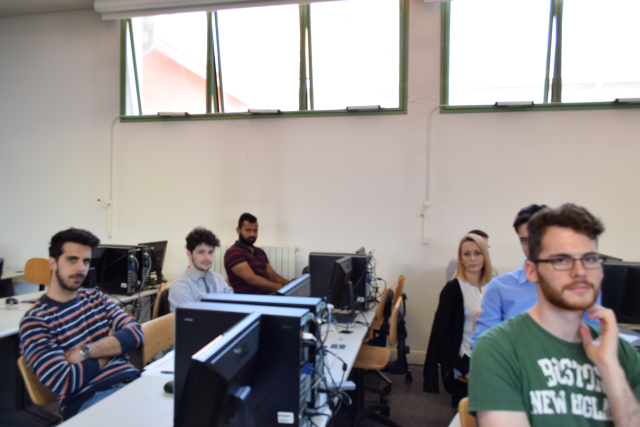
//> input picture lab/i01.bmp, 640 x 427 px; its folder holds only this picture in this run
$ ./Lab_finalProject_v2   (built with g++ and OpenCV 4)
//> lines starting //> are read from the running program, lines starting //| are printed output that depends on the picture
### blend_tool.h
#ifndef BLEND_TOOL
#define BLEND_TOOL

#include <memory>
#include <iostream>


#include "opencv2/opencv.hpp"


using namespace cv;

class BlendTool
{

public:
    // [39 lines left out: functions blend, blendColor, not called in this run]

};

#endif // BLEND_TOOL

### mask_tool.h
#ifndef MASK_TOOL
#define MASK_TOOL

#include <memory>
#include <iostream>

#include "opencv2/opencv.hpp"


using namespace cv;

class MaskTool
{

public:
    // [37 lines left out: functions createMaskL, createMaskR, hGradientMask, not called in this run]

};

#endif // MASK_TOOL

### panoramic_utils.h
#ifndef LAB4__PANORAMIC__UTILS__H
#define LAB4__PANORAMIC__UTILS__H

#include <memory>
#include <iostream>

//#include <opencv2/opencv.hpp>

#include <opencv2/core.hpp>
#include <opencv2/highgui.hpp>
//#include <opencv2/xfeatures2d.hpp>
#include <opencv2/imgproc.hpp>
#include <opencv2/calib3d.hpp>
//#include <opencv2/stitching.hpp>

class PanoramicUtils
{
public:
  static
  cv::Mat cylindricalProj(
      const cv::Mat& image,
      const double angle)
  {
    cv::Mat tmp,result;
    cv::cvtColor(image, tmp, cv::COLOR_BGR2GRAY);
    result = tmp.clone();


    double alpha(angle / 180 * CV_PI);
    double d((image.cols / 2.0) / tan(alpha));
    double r(d/cos(alpha));
    double d_by_r(d / r);
    int half_height_image(image.rows / 2);
    int half_width_image(image.cols / 2);

    for (int x = - half_width_image + 1,
         x_end = half_width_image; x < x_end; ++x)
    {
      for(int y = - half_height_image + 1,
          y_end = half_height_image; y < y_end; ++y)
      {
        double x1(d * tan(x / r));
        double y1(y * d_by_r / cos(x / r));

        if (x1 < half_width_image &&
            x1 > - half_width_image + 1 &&
            y1 < half_height_image &&
            y1 > -half_height_image + 1)
        {
          result.at<uchar>(y + half_height_image, x + half_width_image)
              = tmp.at<uchar>(round(y1 + half_height_image),
                              round(x1 + half_width_image));
        }
      }
    }

    return result;
  }

  static
      cv::Mat colorCylindricalProj(
          const cv::Mat& image,
          const double angle)
  {
      cv::Mat tmp[3];
      cv::Mat resultBGR[3];

      //cv::cvtColor(image, tmp, cv::COLOR_BGR2GRAY);
      //result = tmp.clone();

      split(image, tmp);
      resultBGR[0] = tmp[0].clone();
      resultBGR[1] = tmp[1].clone();
      resultBGR[2] = tmp[2].clone();


      // BLUE

      double alpha(angle / 180 * CV_PI);
      double d((image.cols / 2.0) / tan(alpha));
      double r(d / cos(alpha));
      double d_by_r(d / r);
      int half_height_image(image.rows / 2);
      int half_width_image(image.cols / 2);

      for (int x = -half_width_image + 1,
          x_end = half_width_image; x < x_end; ++x)
      {
          for (int y = -half_height_image + 1,
              y_end = half_height_image; y < y_end; ++y)
          {
              double x1(d * tan(x / r));
              double y1(y * d_by_r / cos(x / r));

              if (x1 < half_width_image &&
                  x1 > -half_width_image + 1 &&
                  y1 < half_height_image &&
                  y1 > -half_height_image + 1)
              {
                  resultBGR[0].at<uchar>(y + half_height_image, x + half_width_image)
                      = tmp[0].at<uchar>(round(y1 + half_height_image),
                          round(x1 + half_width_image));

                  resultBGR[1].at<uchar>(y + half_height_image, x + half_width_image)
                      = tmp[1].at<uchar>(round(y1 + half_height_image),
                          round(x1 + half_width_image));

                  resultBGR[2].at<uchar>(y + half_height_image, x + half_width_image)
                      = tmp[2].at<uchar>(round(y1 + half_height_image),
                          round(x1 + half_width_image));


              }
          }
      }
      //cv::Mat result;

      std::vector<cv::Mat> array_to_merge;

      array_to_merge.push_back(resultBGR[0]);
      array_to_merge.push_back(resultBGR[1]);
      array_to_merge.push_back(resultBGR[2]);

      cv::Mat result;

      cv::merge(array_to_merge, result);

      return result;
  }

};

#endif // LAB4__PANORAMIC__UTILS__H

### Lab_finalProject_v2.cpp
// Lab_FinalProject.cpp : This file contains the 'main' function. Program execution begins and ends there.
//

#include <iostream>
#include <string>
#include "opencv2/opencv.hpp"
#include "panoramic_utils.h"
#include "mask_tool.h"
#include "blend_tool.h"

using namespace cv;

double MASK_PERC = 0.6;
double SAMPLE_SELECT = 0.4;
int PATCH_SIZE = 31;

bool TRIM_EDGES = true;


// [53 lines left out: functions showImgTest, customRANSAC, not called in this run]

void trimBlack(Mat& input) {

    int startY = 0;
    int endY = input.rows - 1;

    bool exit = false;
    int y = cvRound(((float)input.rows) / 2.0f);
    while (!exit) {
        int pixelCount = 0;

        for (int x = 0; x < input.cols; x++) {
            Vec3b pixelVal = input.at<cv::Vec3b>(y, x);
            if (pixelVal == Vec3b(0, 0, 0)) { // check for black pixels
                pixelCount++;
            }
        }

        if (pixelCount > 5 || y < 0) {
            startY = y;
            exit = true;
        }

        y--;

    }

    exit = false;
    y = cvRound(((float)input.rows) / 2.0f); // starts from the middle of the image, good choice in normal conditions
    while (!exit) {
        int pixelCount = 0;

        for (int x = 0; x < input.cols; x++) {
            Vec3b pixelVal = input.at<cv::Vec3b>(y, x);
            if (pixelVal == Vec3b(0, 0, 0)) { // check for black pixels
                pixelCount++;
            }
        }

        if (pixelCount > 10 || y >= input.rows - 1) {
            endY = y;
            exit = true;
        }

        y++;

    }

    Rect roi;
    roi.x = 0;
    roi.y = startY;
    roi.width = input.cols;
    roi.height = endY - startY;

    input = input(roi);


}

void paramSetting(std::string seqName) {
    if (seqName == "lab") {
        MASK_PERC = 0.5;
        SAMPLE_SELECT = 0.3;
        PATCH_SIZE = 10;
    }

    if (seqName == "kitchen") {
        MASK_PERC = 0.8;
        SAMPLE_SELECT = 0.3;
        PATCH_SIZE = 31;
    }

    if (seqName == "asiago") {
        MASK_PERC = 0.5;
        SAMPLE_SELECT = 0.4;
        PATCH_SIZE = 31;

    }

    return;
}

int main() //LAB_4 chosen
{
    std::cout << "---PANOBUILDER V2---" << std::endl;
    std::cout << "This tool builds a panorama starting from a sequence of images taken by rotating a tripod head" << std::endl;

    std::vector<cv::String> fn;
    std::string inputFolder;
    bool exit = false;

    // user inputs
    while (!exit) {
        std::cout << "Please provide the name of the image sequence folder" << std::endl;

        std::cin >> inputFolder;
//> the answer given: lab

        try {
            cv::glob("./" + inputFolder + "/*.*", fn, false);
            exit = true;
        }
        catch (Exception e) {
            std::cout << "ERROR: Wrong image sequence folder" << std::endl;
        }

    }


    std::cout << "Please provide the angle of view of the camera (lab-kitchen: 33, asiago: 41)" << std::endl;
    int ANGLE_OF_VIEW = 0;
    std::cin >> ANGLE_OF_VIEW;
//> the answer given: 45

    std::cout << "Do you want to trim the black borders? [y/n] + enter" << std::endl;
    std::string resp;
    std::cin >> resp;
//> the answer given: y
    if (resp == "n") { TRIM_EDGES = false; }
    std::cout << "Now loading chosen image folder..." << std::endl;

    paramSetting(inputFolder);

    // FOV/2
    // 33 lab-kitchen
    // 41 - asiago

    //std::vector<cv::Mat> gImages;
    std::vector<cv::Mat> gpImages;
    std::vector<cv::Mat> cpImages;

    size_t count = fn.size(); //number of png files in images folder
    int status = 0;

    for (size_t i = 0; i < count; i++) {
        status = cvRound((float)i / (float)count * 100);
        std::cout << "In progress: " << status << "% \r";
        cv::Mat gpImg = cv::imread(fn[i]);
//> gpImg is the input picture: 427 rows x 640 cols, CV_8UC3; mean B, G, R 148, 149, 153.3
        gpImg = PanoramicUtils::cylindricalProj(gpImg, ANGLE_OF_VIEW); // projection + grayscale
//> in cylindricalProj, `cv::cvtColor(image, tmp, cv::COLOR_BGR2GRAY);`:
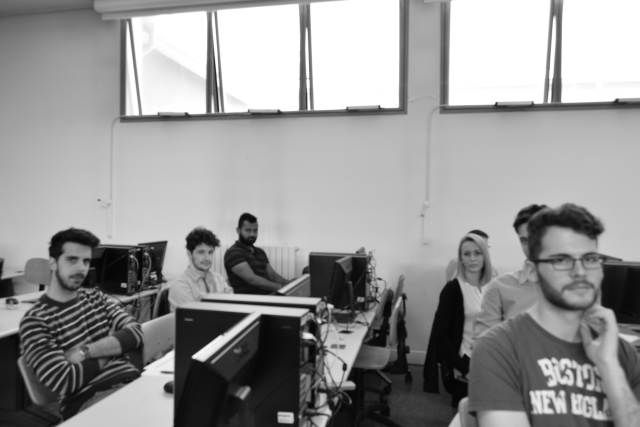
//> tmp: 427 rows x 640 cols, CV_8UC1; min 5, max 255, mean 150.1
//> after the loop in cylindricalProj, `for (int x = - half_width_image + 1,`:
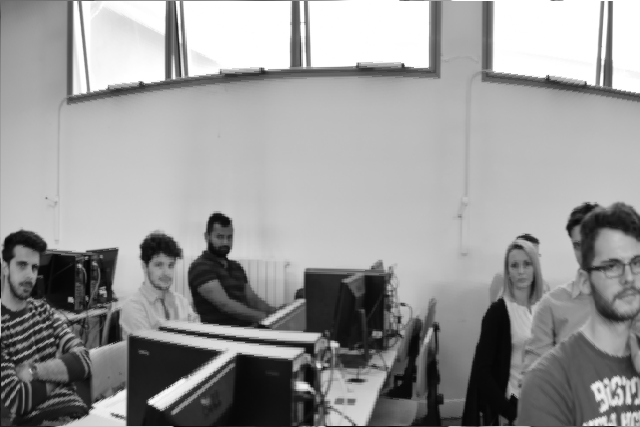
//> result: 427 rows x 640 cols, CV_8UC1; min 5, max 255, mean 152.8
        gpImages.push_back(gpImg);

        cv::Mat cpImg = cv::imread(fn[i]);
        cpImg = PanoramicUtils::colorCylindricalProj(cpImg, ANGLE_OF_VIEW); // projection + grayscale
//> in colorCylindricalProj, `split(image, tmp);`:
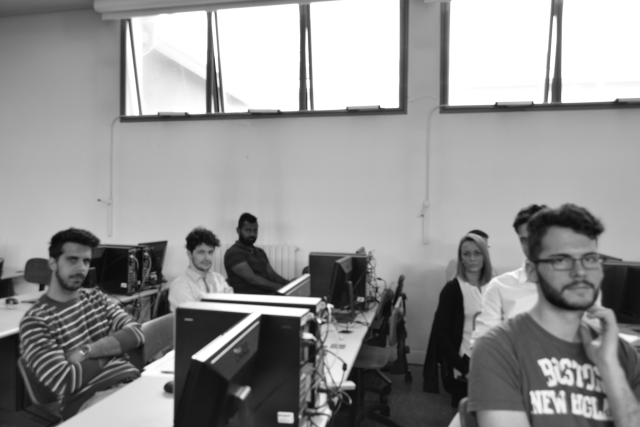
//> tmp[0]: 427 rows x 640 cols, CV_8UC1; min 10, max 255, mean 148
//> in colorCylindricalProj, `split(image, tmp);`:
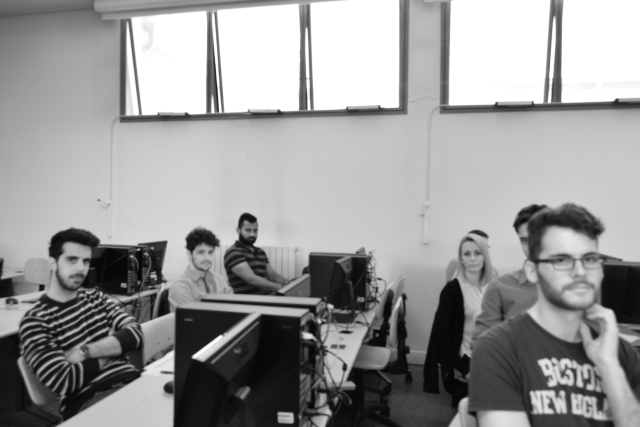
//> tmp[2]: 427 rows x 640 cols, CV_8UC1; min 5, max 255, mean 153.3
//> after the loop in colorCylindricalProj, `for (int x = -half_width_image + 1,`:
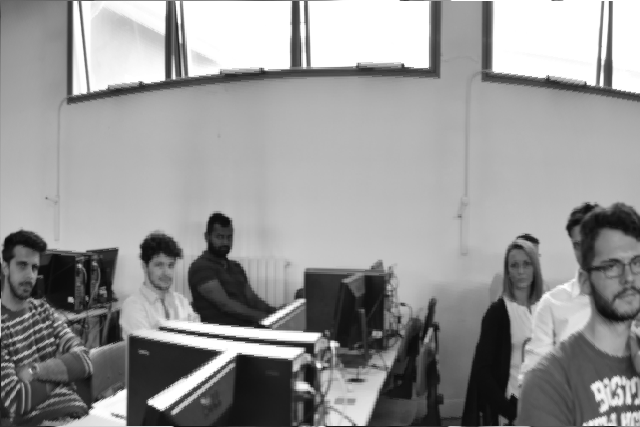
//> resultBGR[0]: 427 rows x 640 cols, CV_8UC1; min 10, max 255, mean 149.8
//> after the loop in colorCylindricalProj, `for (int x = -half_width_image + 1,`:
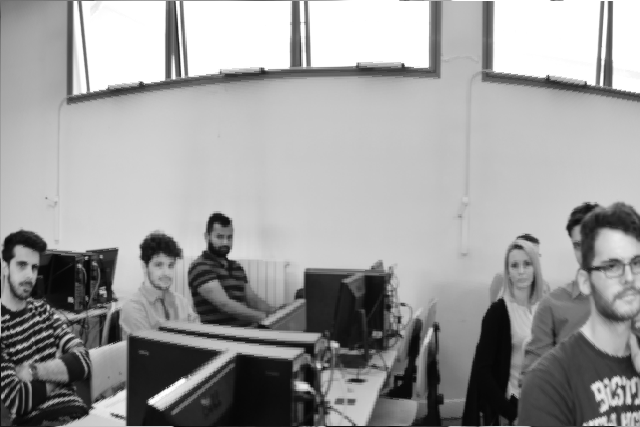
//> resultBGR[2]: 427 rows x 640 cols, CV_8UC1; min 5, max 255, mean 157
//> in colorCylindricalProj, `cv::merge(array_to_merge, result);`:
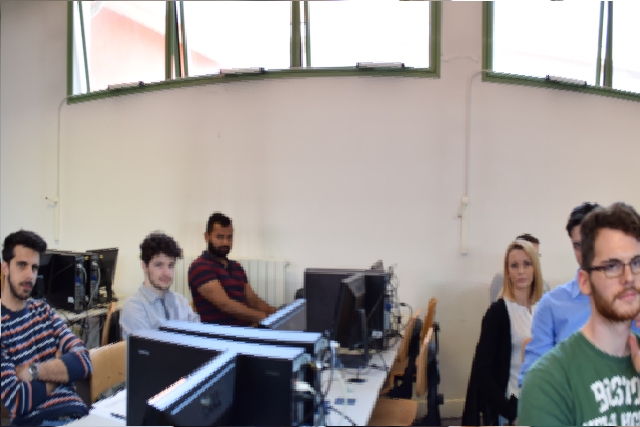
//> result: 427 rows x 640 cols, CV_8UC3; mean B, G, R 149.8, 151.3, 157
        cpImages.push_back(cpImg);
    }


    int imgCols = gpImages[1].cols;
//> imgCols = 0
    int imgRows = gpImages[1].rows;
//> imgRows = 1697

    std::cout << "Loading completed - The images have size " << imgCols << " x " << imgRows << std::endl;
//| Loading completed - The images have size 0 x 1697


    // ORB pointer created
    Ptr<ORB> orbDescr;

    Mat outImg = gpImages[0].clone(); // the first image of the sequence is the root of the output
    Mat cOutImg = cpImages[0].clone(); // color equivalent

    std::vector<int> deltaXVec;
    std::vector<int> deltaYVec;
    std::vector<int> newHOfstVec;

    for (size_t i = 1; i < count; i++) {

        Mat newImg = gpImages[i];
        Mat cNewImg = cpImages[i];

        std::cout << "Adding image #" << i << " out of " << count - 1 << std::endl;

        // mask creation for both sides

        Mat maskR, maskL;
        MaskTool::createMaskR(outImg, maskR, MASK_PERC, imgCols); //the mask on the right side has always the same width, indipendent from img size (growing)
        MaskTool::createMaskL(newImg, maskL, MASK_PERC);

        // detection of keypoints and descriptor computation

        std::vector<KeyPoint> keyPL, keyPR;
        Mat descR, descL;

        orbDescr = ORB::create(700,1.2F,8,10,0,2,ORB::HARRIS_SCORE, PATCH_SIZE); // closer to borders - distance was 10

        orbDescr->detectAndCompute(outImg, maskR, keyPR, descR); //compute descriptors for the RIGTH part of the first img (the prev. output)
        orbDescr->detectAndCompute(newImg, maskL, keyPL, descL);  //compute descriptors for the LEFT part of the second img

        Ptr<BFMatcher> matcher = BFMatcher::create(NORM_HAMMING);
        std::vector<DMatch> matches;
        matcher->match(descR, descL, matches);

        int nMFound = matches.size();

        std::sort(matches.begin(), matches.end()); //order by hamming distance (smaller is better)
        matches.erase(matches.begin() + matches.size() * SAMPLE_SELECT, matches.end()); //takes only the first SAMPLE_SELECT*100% matches, supposed the best ones ofter ordering -

        std::cout << "Matched considered: " << matches.size() << ", out of " << nMFound << " matches found" << std::endl;

        std::vector<Point2f> ptR; // location of the points in the right part of the first img
        std::vector<Point2f> ptL; // location of the points in the left part of the second img

        for (size_t j = 0; j < matches.size(); j++) {
            ptR.push_back(keyPR[matches[j].queryIdx].pt);
            ptL.push_back(keyPL[matches[j].trainIdx].pt);
        }

        //ESTIMATE TRANSLATION (everage of best matches, stored as points in ptR and ptL)

        int deltaX;
        int deltaY;

        customRANSAC(ptR, ptL, deltaX, deltaY);

        std::cout << "CUSTOM RANSAC done, avg deltaX: " << deltaX << ", avg deltaY: " << deltaY << std::endl;

        //compute new stitched image boundaries

        int newWidth = newImg.cols + deltaX;

        if (newWidth < outImg.cols) {
            newWidth = outImg.cols;
        }

        int newHOfst = 0;
        int newHeight = outImg.rows;
        if (deltaY > 0) {
            newHOfst = deltaY;
            newHeight += newHOfst;
        }
        else {
            newHeight += -deltaY + 1;
        }

        std::cout << "New width: " << newWidth << ", new Height " << newHeight << std::endl;

        Size newSize = Size(newWidth, newHeight);
        Mat newCont = Mat::zeros(newSize, CV_8U);
        newImg.copyTo(newCont(Rect(deltaX, newHOfst - deltaY, newImg.cols, newImg.rows))); // new image placed in the correct position

        // also the previous out image must be fitted and shifted in the new container (to have the same size as src)
        Mat outCont = Mat::zeros(newSize, CV_8U);
        outImg.copyTo(outCont(Rect(0, newHOfst, outImg.cols, outImg.rows)));

        Mat gMask;
        MaskTool::hGradientMask(outCont, gMask, deltaX, outImg.cols); // computing the gradient of the new img superimposition

        // now newCont must be superimposed over outCont using its gradient;

        Mat blendOut = Mat::zeros(outCont.size(), outCont.type());
        BlendTool::blend(newCont, outCont, gMask, blendOut);

        outImg = blendOut.clone(); //basis of next iteration (grayscale)

        // application to color image

        Mat cNewCont = Mat::zeros(newSize, CV_8UC3);
        cNewImg.copyTo(cNewCont(Rect(deltaX, newHOfst - deltaY, cNewImg.cols, cNewImg.rows))); // new image placed in the correct position

        Mat cOutCont = Mat::zeros(newSize, CV_8UC3);
        cOutImg.copyTo(cOutCont(Rect(0, newHOfst, cOutImg.cols, cOutImg.rows)));

        Mat cBlendOut = Mat::zeros(cOutCont.size(), cOutCont.type());

        BlendTool::blendColor(cNewCont, cOutCont, gMask, cBlendOut);

        cOutImg = cBlendOut.clone();

        //showImgTest(cOutImg);

        std::cout << "------------" << std::endl;

    }

    if (TRIM_EDGES) {
        trimBlack(cOutImg);
//> after the loop in trimBlack, `while (!exit)`: y = -2
//> after the loop in trimBlack, `while (!exit)`: y = 427
//> in trimBlack, `roi.y = startY;`: roi = Rect(0, -1, 0, 0)
//> in trimBlack, `roi.width = input.cols;`: roi = Rect(0, -1, 640, 0)
//> in trimBlack, `roi.height = endY - startY;`: roi = Rect(0, -1, 640, 427)
//> (the run ends here: the program stops with an error, at `input = input(roi);`)

$ run again, on lab/i05.bmp
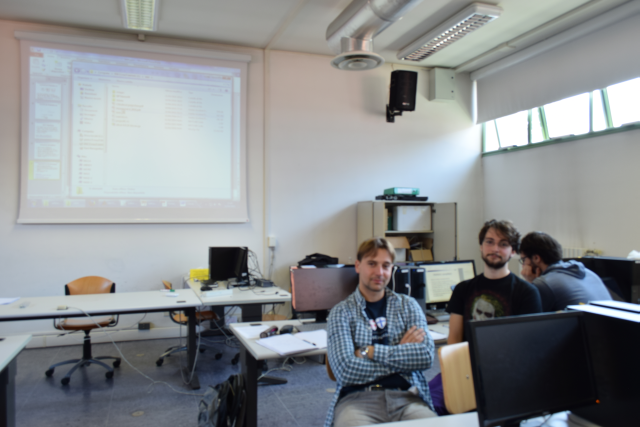
//> input picture lab/i05.bmp, 640 x 427 px
//> gpImg is the input picture: 427 rows x 640 cols, CV_8UC3; mean B, G, R 142, 139.7, 136.2
//> after the loop in colorCylindricalProj, `for (int x = -half_width_image + 1,`:
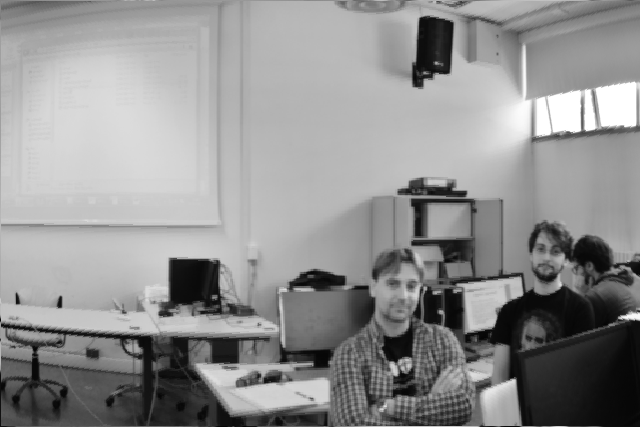
//> resultBGR[2]: 427 rows x 640 cols, CV_8UC1; min 4, max 255, mean 144
//> in colorCylindricalProj, `cv::merge(array_to_merge, result);`:
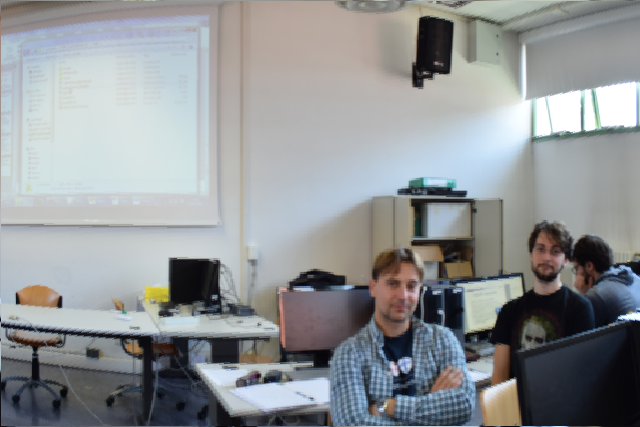
//> result: 427 rows x 640 cols, CV_8UC3; mean B, G, R 149.4, 147.4, 144
//> imgCols = 0
//> imgRows = 1697
//| Loading completed - The images have size 0 x 1697
//> after the loop in trimBlack, `while (!exit)`: y = -2
//> after the loop in trimBlack, `while (!exit)`: y = 427
//> in trimBlack, `roi.y = startY;`: roi = Rect(0, -1, 0, 0)
//> in trimBlack, `roi.width = input.cols;`: roi = Rect(0, -1, 640, 0)
//> in trimBlack, `roi.height = endY - startY;`: roi = Rect(0, -1, 640, 427)

$ run again, on lab/i06.bmp
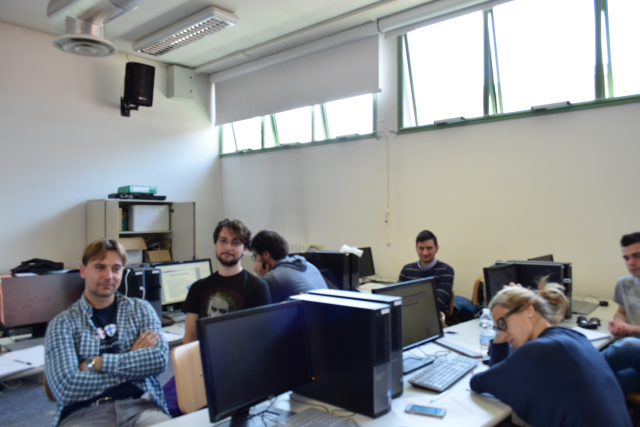
//> input picture lab/i06.bmp, 640 x 427 px
//> gpImg is the input picture: 427 rows x 640 cols, CV_8UC3; mean B, G, R 144.2, 141.9, 139.1
//> after the loop in colorCylindricalProj, `for (int x = -half_width_image + 1,`:
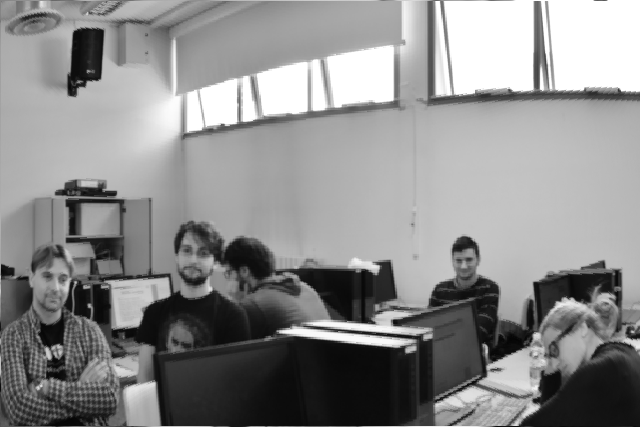
//> resultBGR[2]: 427 rows x 640 cols, CV_8UC1; min 4, max 255, mean 139.8
//> in colorCylindricalProj, `cv::merge(array_to_merge, result);`:
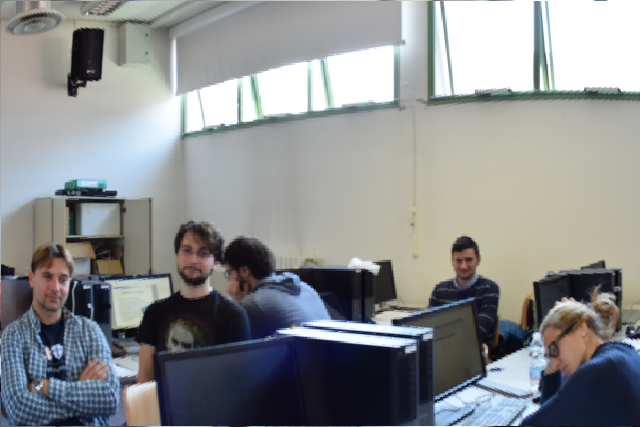
//> result: 427 rows x 640 cols, CV_8UC3; mean B, G, R 143.5, 142.3, 139.8
//> imgCols = 0
//> imgRows = 1697
//| Loading completed - The images have size 0 x 1697
//> after the loop in trimBlack, `while (!exit)`: y = -2
//> after the loop in trimBlack, `while (!exit)`: y = 427
//> in trimBlack, `roi.y = startY;`: roi = Rect(0, -1, 0, 0)
//> in trimBlack, `roi.width = input.cols;`: roi = Rect(0, -1, 640, 0)
//> in trimBlack, `roi.height = endY - startY;`: roi = Rect(0, -1, 640, 427)
